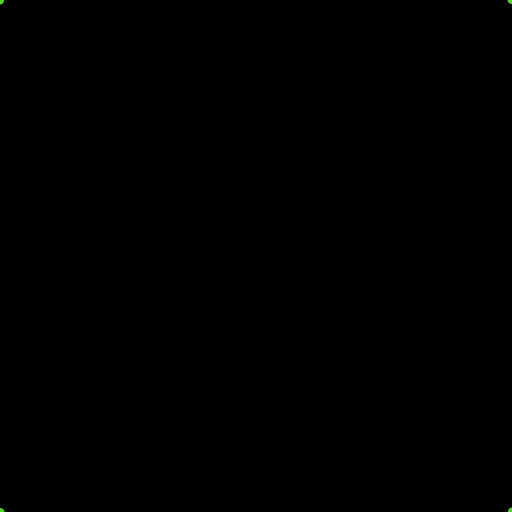
Frame 1 (no input)
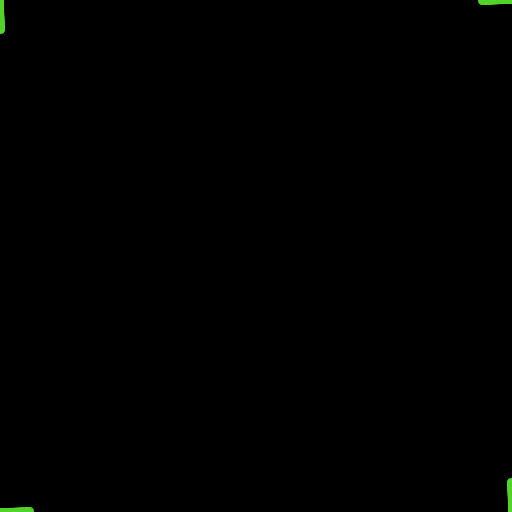
Frame 60 (the mouse pressed at the canvas centre just before this capture)
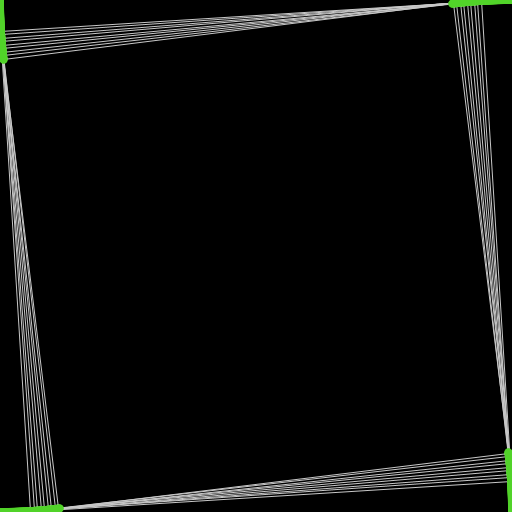
Frame 120 (the mouse held since frame 60 and released just before this capture)

The Processing sketch that drew these frames (run headless with seeded random() and noise(); from frame 60 on, the mouse is pressed at the canvas centre):

// Processing sketch: processing_106240
// ── processing_106240.pde

Bug[] bugs = new Bug[4];
PVector velocity = new PVector();

void setup() {
  size(512, 512);
  
  bugs[0] = new Bug(new PVector(0, 0));
  bugs[1] = new Bug(new PVector(0, height));
  bugs[2] = new Bug(new PVector(width, height));
  bugs[3] = new Bug(new PVector(width, 0));
  background(0);
}

void draw() {
  
  for (int i = 0; i < 4; i++) {
    velocity = PVector.sub(bugs[(i+1) % 4].location, bugs[i].location);
    velocity.normalize();
    velocity.mult(0.5);
    bugs[i].update(velocity);
    bugs[i].display();
    
    if (mousePressed == true  && frameCount % 7 == 0) {
      stroke(200);
      line(bugs[i].location.x, bugs[i].location.y, bugs[(i+1) % 4].location.x, bugs[(i+1) % 4].location.y);
    }
}
  
  if (PVector.dist(bugs[0].location, bugs[1].location) < 1) {
    background(0);
    bugs[0] = new Bug(new PVector(0, 0));
    bugs[1] = new Bug(new PVector(0, height));
    bugs[2] = new Bug(new PVector(width, height));
    bugs[3] = new Bug(new PVector(width, 0));
  }
  
}





class Bug {
  PVector location;
  color col;
  
  Bug(PVector loc_) {
    location = loc_;
    col = color(81, 211, 41);
  }
  
  void update(PVector vel) {
    location.add(vel);
  }
  
  void display() {
    fill(col);
    noStroke();
    ellipse(location.x, location.y, 8, 8);
  }
  
  
  
}
